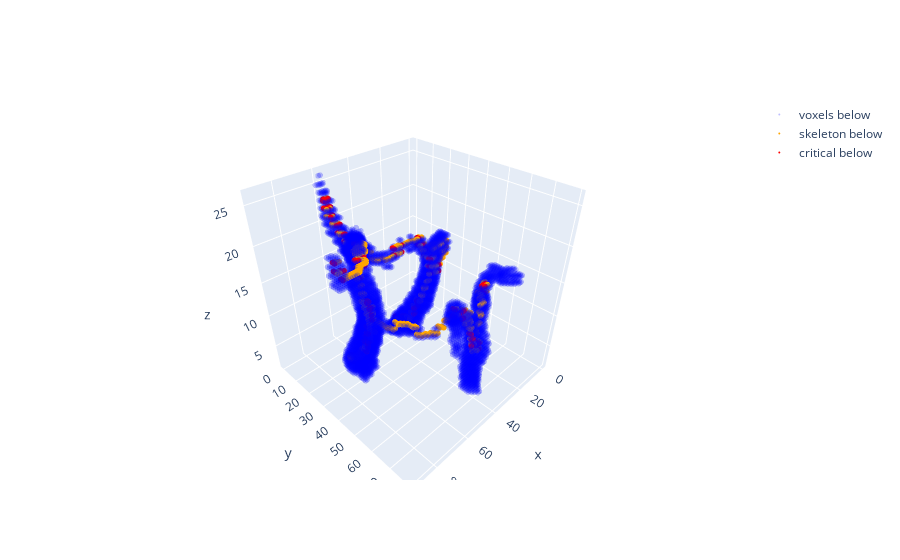

Here is the notebook cell this chart was saved with:
### Code cell
MC = mc.MorseComplex(distance_foreground)
MC.process_lower_stars(10, 10, 10, 0)

MC.cancel_pairs_below_in_dim(dim=1, threshold=0, print=True)

MC.extract_morse_skeleton_below(1, 3)
plot_morse_skeleton(MC, distance_foreground, 0)

### Figure 1 — Plotly figure (JSON) as saved in the notebook; plotly's stock layout.template omitted (floating-point values rounded to 4 significant figures; data arrays with more than 128 entries replaced by an {"elided": "..."} marker saying what was removed)
{"data": [{"marker": {"color": "blue", "size": 2}, "mode": "markers", "name": "voxels below", "opacity": 0.25, "type": "scatter3d", "x": {"elided": "6609 int values"}, "y": {"elided": "6609 int values"}, "z": {"elided": "6609 int values"}}, {"marker": {"color": "orange", "size": 2}, "mode": "markers", "name": "skeleton below", "type": "scatter3d", "x": {"elided": "664 int values"}, "y": {"elided": "664 int values"}, "z": {"elided": "664 int values"}}, {"marker": {"color": "red", "size": 2}, "mode": "markers", "name": "critical below", "type": "scatter3d", "x": {"elided": "218 int values"}, "y": {"elided": "218 int values"}, "z": {"elided": "218 int values"}}], "layout": {"scene": {"aspectmode": "manual", "aspectratio": {"x": 1, "y": 1, "z": 1}}}}
